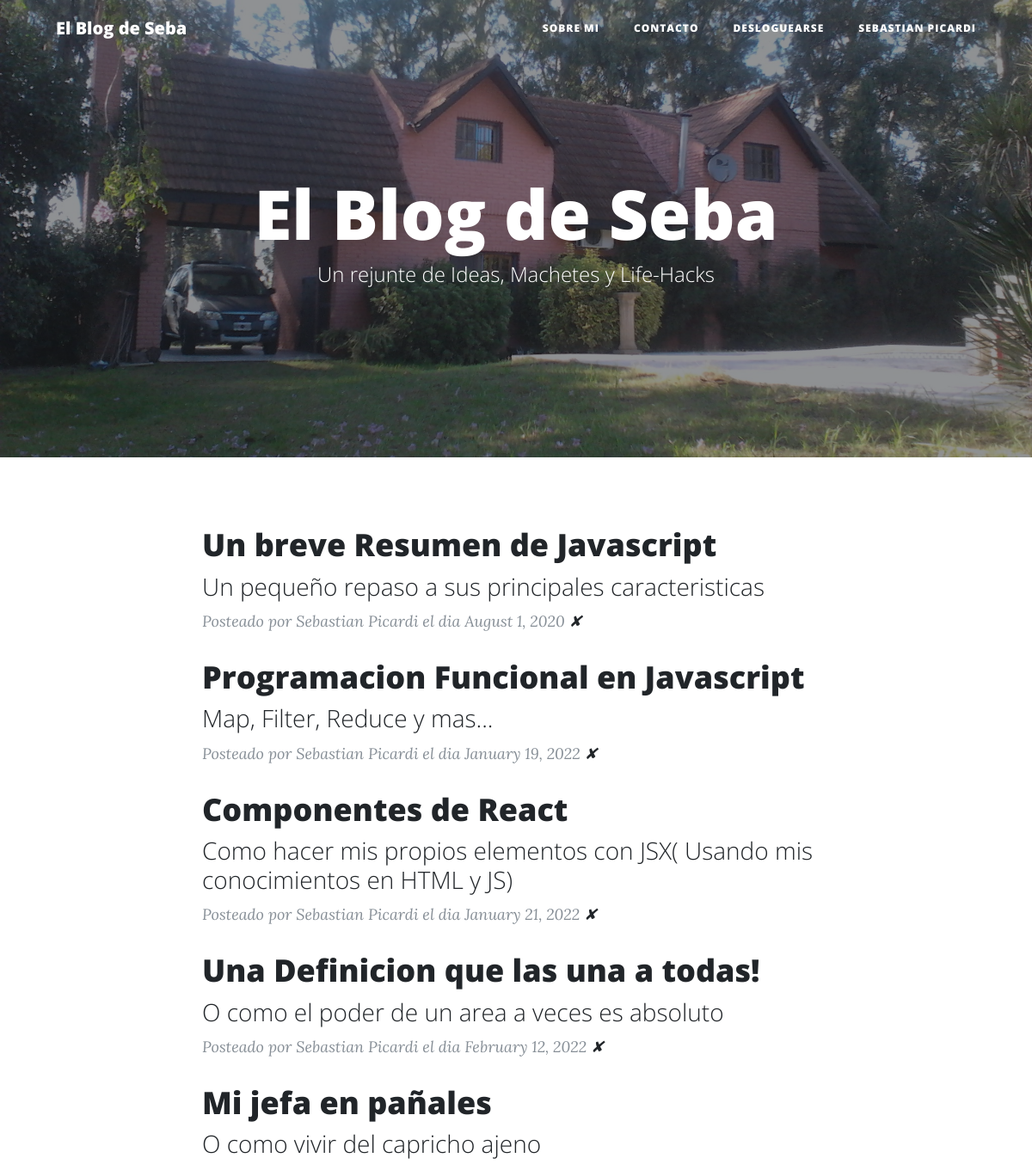
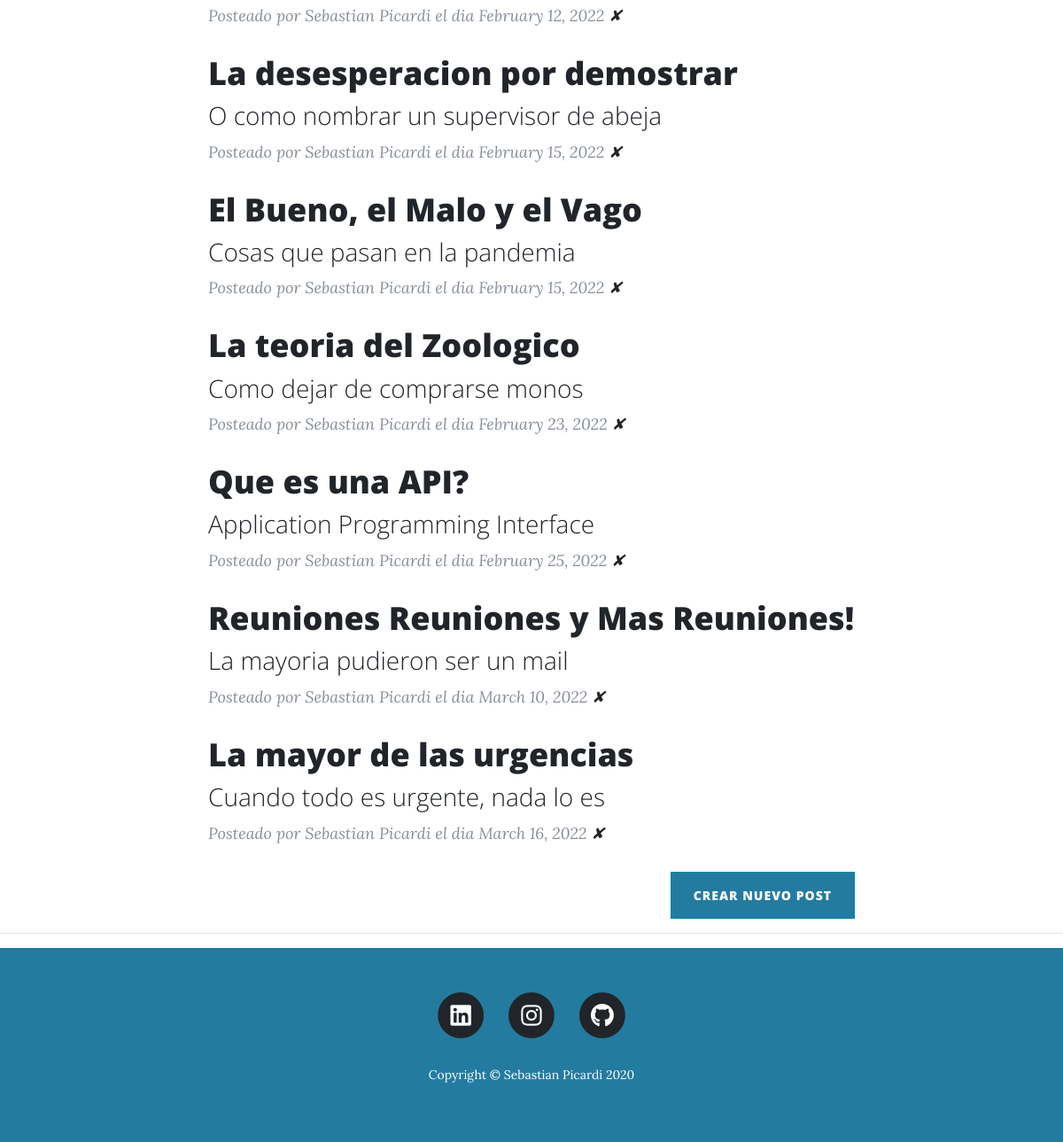
The page / (signed in) on the database its author committed (2 pictures, top to bottom).
### main.py (models this page shows)
class User(UserMixin, db.Model):
    __tablename__ = "users"
    id = db.Column(db.Integer, primary_key=True)
    email = db.Column(db.String(100), unique=True)
    password = db.Column(db.String(100))
    name = db.Column(db.String(100))
    posts = relationship("BlogPost", back_populates="author")
    comments = relationship("Comment", back_populates="comment_author")

class BlogPost(db.Model):
    __tablename__ = "blog_posts"
    id = db.Column(db.Integer, primary_key=True)
    author_id = db.Column(db.Integer, db.ForeignKey("users.id"))
    author = relationship("User", back_populates="posts")
    title = db.Column(db.String(250), unique=True, nullable=False)
    subtitle = db.Column(db.String(250), nullable=False)
    date = db.Column(db.String(250), nullable=False)
    body = db.Column(db.Text, nullable=False)
    img_url = db.Column(db.String(250), nullable=False)
    comments = relationship("Comment", back_populates="parent_post")

### main.py (the view)
@app.route('/')
def get_all_posts():
    posts = BlogPost.query.all()
    return render_template("index.html", all_posts=posts, current_user=current_user)

### main.py (called while the page is built)
@login_manager.user_loader
def load_user(user_id):
    return User.query.get(int(user_id))

### templates/index.html
{% include "header.html" %}
  <header class="masthead" style="background-image: url({{ url_for('static', filename='img/title-bg.jpg')}}">
    <div class="overlay"></div>
    <div class="container">
      <div class="row">
        <div class="col-lg-8 col-md-10 mx-auto">
          <div class="site-heading">
            <h1>El Blog de Seba</h1>
            <span class="subheading">Un rejunte de Ideas, Machetes y Life-Hacks</span>
          </div>
        </div>
      </div>
    </div>
  </header>
  <div class="container" >
    <div class="row">
      <div class="col-lg-8 col-md-10 mx-auto">
        {% for post in all_posts %}
        <div class="post-preview">
          <a href="{{ url_for('show_post', post_id=post.id) }}">
            <h2 class="post-title">
              {{post.title}}
            </h2>
            <h3 class="post-subtitle">
              {{post.subtitle}}
            </h3>
          </a>
          <p class="post-meta">Posteado por
            {{post.author.name}}
            el dia {{post.date}}
            {% if current_user.id == 1 : %}
            <a href="{{url_for('delete_post', post_id=post.id) }}">✘</a>
            {% endif %}
          </p>
        </div>
        {% endfor %}
        {% if current_user.id == 1: %}
        <div class="clearfix">
          <a class="btn btn-primary float-right" style="background-color:#247ba0" href="{{url_for('add_new_post')}}">Crear Nuevo Post</a>
        </div>
        {% endif %}
      </div>
    </div>
  </div>
  <hr>
{% include "footer.html" %}

### templates/header.html (shortened to what this page needs)
<!DOCTYPE html>
<html lang="en">
<head>
  <link href="{{ url_for('static', filename='vendor/bootstrap/css/bootstrap.min.css') }}" rel="stylesheet">
  <link href="{{ url_for('static', filename='vendor/fontawesome-free/css/all.min.css')}}" rel="stylesheet" type="text/css">
  <link href="{{ url_for('static', filename='css/clean-blog.min.css')}}" rel="stylesheet">
</head>
<body>
  <nav class="navbar navbar-expand-md navbar-light fixed-top" id="mainNav">
    <div class="container">
      <a class="navbar-brand" href="{{url_for('get_all_posts')}}">El Blog de Seba</a>
      <div class="collapse navbar-collapse" id="navbarResponsive">
        <ul class="navbar-nav ml-auto">
          <li class="nav-item">
            <a class="nav-link" href="{{ url_for('about') }}">Sobre Mi</a>
          </li>
          <li class="nav-item">
            <a class="nav-link" href="{{ url_for('contact') }}">Contacto</a>
          </li>
          {% if not current_user.is_authenticated: %}
          <li class="nav-item">
            <a class="nav-link" href="{{ url_for('login') }}">Login</a>
          </li>
          <li class="nav-item">
            <a class="nav-link" href="{{ url_for('register') }}">Registrarse</a>
          </li>
          {% else: %}
          <li class="nav-item">
            <a class="nav-link" href="{{ url_for('logout') }}">Desloguearse</a>
          </li>
          <li class="nav-item">
            <a class="nav-link" href="{{ url_for('logout') }}">{{current_user.name}}</a>
          </li>
          {% endif %}
        </ul>
      </div>
    </div>
  </nav>

### rows shown on the page
User: name "SEBASTIAN PICARDI"
BlogPost: title "Un breve Resumen de Javascript", subtitle "Un pequeño repaso a sus principales caracteristicas", author.name "Sebastian Picardi", date "August 1, 2020"
BlogPost: title "Programacion Funcional en Javascript", subtitle "Map, Filter, Reduce y mas...", author.name "Sebastian Picardi", date "January 19, 2022"
BlogPost: title "Componentes de React", subtitle "Como hacer mis propios elementos con JSX( Usando mis conocimientos en HTML y JS)", author.name "Sebastian Picardi", date "January 21, 2022"
BlogPost: title "Una Definicion que las una a todas!", subtitle "O como el poder de un area a veces es absoluto", author.name "Sebastian Picardi", date "February 12, 2022"
BlogPost: title "Mi jefa en pañales", subtitle "O como vivir del capricho ajeno", author.name "Sebastian Picardi", date "February 12, 2022"
BlogPost: title "La desesperacion por demostrar", subtitle "O como nombrar un supervisor de abeja", author.name "Sebastian Picardi", date "February 15, 2022"
BlogPost: title "El Bueno, el Malo y el Vago", subtitle "Cosas que pasan en la pandemia", author.name "Sebastian Picardi", date "February 15, 2022"
BlogPost: title "La teoria del Zoologico", subtitle "Como dejar de comprarse monos", author.name "Sebastian Picardi", date "February 23, 2022"
BlogPost: title "Que es una API?", subtitle "Application Programming Interface", author.name "Sebastian Picardi", date "February 25, 2022"
BlogPost: title "Reuniones Reuniones y Mas Reuniones!", subtitle "La mayoria pudieron ser un mail", author.name "Sebastian Picardi", date "March 10, 2022"
BlogPost: title "La mayor de las urgencias", subtitle "Cuando todo es urgente, nada lo es", author.name "Sebastian Picardi", date "March 16, 2022"
